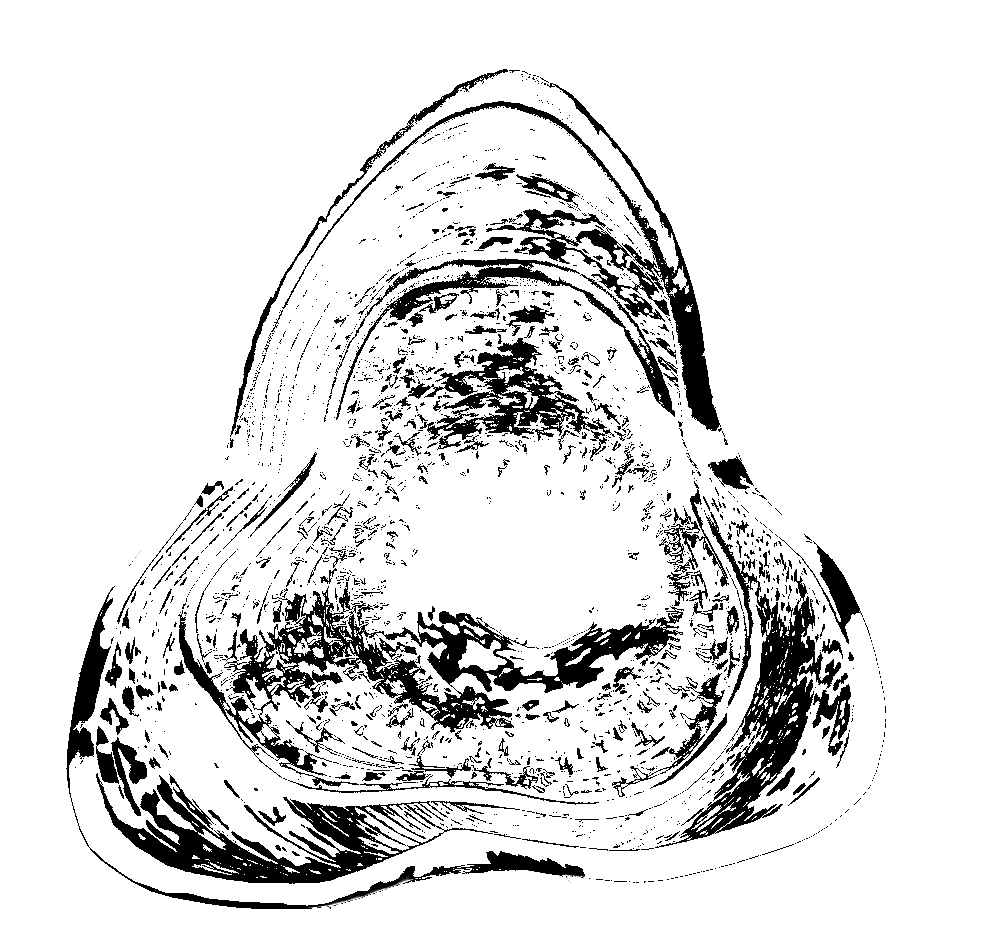
#> input picture projects/sandtrotter/wd/sandy.1.i.png, 984 x 947 px
$ python img2mod.py sandy.1.i.png out.png sandy.1.png 1.0   (Python 2 division)
#> lines starting #> are read from the running program, lines starting #| are printed output that depends on the picture; after the words box and inside, x2 and y2 are one past the last pixel; in counts of white or black regions, pixels touching at a corner belong together
#!/usr/bin/env python
#
# img2mod - A script to convert an image file into a PCB module file for Kicad.
# Version 1.02 - June 19, 2013
# Now works with the new .kicad_mod s-expression file format
#
# Written by Matthew Beckler for Wayne and Layne, LLC
# Copyright (c) 2011, Wayne and Layne, LLC
# http://img2mod.wayneandlayne.com/ - wayneandlayne at wayneandlayne dot com
#
# This program is free software; you can redistribute it and/or modify
# it under the terms of the GNU General Public License as published by
# the Free Software Foundation; either version 2 of the License, or
# (at your option) any later version.


from PIL import Image, ImageOps

# Text for the file header, the parameter is the name of the module, ex "LOGO".
header = """(module %(name)s
  (layer F.Cu)
  (at 0 0)
  (fp_text reference "VAL***" (at 0 10) (layer F.SilkS) hide
    (effects (font (thickness 0.3)))
  )
  (fp_text reference "%(name)s" (at 0 5) (layer F.SilkS) hide
    (effects (font (thickness 0.3)))
  )
"""

# Text for the file footer, the only parameter is the name of the module
footer = """)
"""

# Places a pixel with (x, y) at the upper-left corner
# Size is in units of mm
def make_pixel(x, y, px_size):
    return """  (fp_poly
    (pts
      (xy %(0)s %(1)s)
      (xy %(2)s %(1)s)
      (xy %(2)s %(3)s)
      (xy %(0)s %(3)s)
      (xy %(0)s %(1)s)
    )
    (layer F.SilkS)
    (width 0.01)
  )
""" % {"0": x, "1": y, "2": x + px_size, "3": y + px_size}

def conv_image_to_module(image, module_name, scale_factor):
    """ Returns the text for the module, and the size: (x, y) in mm. """
    w, h = image.size
    #print "Original image dimensions: {0} x {1}".format(w, h)
    #print "Writing module file to \"{0}\"".format(output_filename)
    module = header % {"name": module_name}
    for y in range(h):
        for x in range(w):
            #print image.getpixel((x,y))
            if image.getpixel((x, y)) == 0:
                module += make_pixel(scale_factor * float(x), scale_factor * float(y), scale_factor)
    module += footer % {"name": module_name}
    return module, (scale_factor * w, scale_factor * h)


def main():
    import sys

    if len(sys.argv) < 5:
        print "Usage: %s input_image output_filename module_name scale_factor" % sys.argv[0]
        print "  input_image is the filename of the input image"
        print "  output_filename is the name of the output module file"
        print "  module_name is the name to use for the module, traditionally LOGO"
        print "  scale_factor is the size of each output pixel, in units of mm\""
        sys.exit(1)

    input_image = sys.argv[1]
    output_filename = sys.argv[2]
    module_name = sys.argv[3]
    scale_factor = float(sys.argv[4])

    print "Reading image from \"%s\"" % input_image

    # If we .convert("1") it makes a binary image with a 127 threshold
    # Keeping it at greyscale allows us to make the threshold configurable
    image = Image.open(input_image).convert("L")
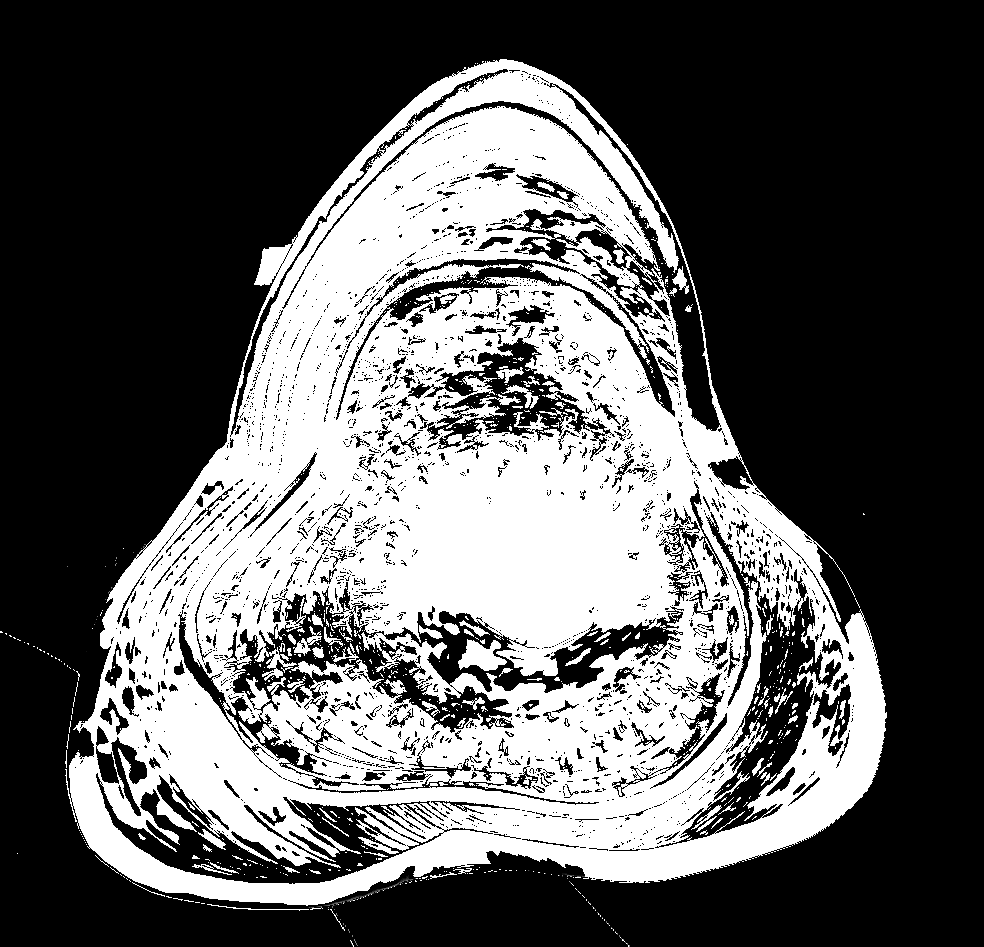
#> image: PIL image 984x947 L; min 0, max 255, mean 94.2
    # The above conversion will assume a black background for removing transparency.
    # If we want to use a different background color, use this:
    #white = Image.new("RGB", image.size, (255,255,255))
    #r,g,b,a = image.split()
    #image = Image.composite(image, white, a)

    # If you want to invert the image:
    #image = ImageOps.invert(image)

    # If you want to do non-127 thresholding, change the 127 below
    image = image.point(lambda i: 0 if i < 127 else 255)
#> image: PIL image 984x947 L; 36.9% white; 782 white regions (696 under 20 px), largest, box (x1, y1, x2, y2) and area: (65, 59, 887, 906) 335580, (458, 639, 507, 671) 918, (293, 626, 322, 656) 255

    module, size = conv_image_to_module(image, module_name, scale_factor)
    print "Output image size: %f x %f mm" % (size[0], size[1])

    fid = open(output_filename, "w")
    fid.write(module)
    fid.close()

if __name__ == "__main__":
#> (the run stopped early here; a loop or call above may not have finished)
